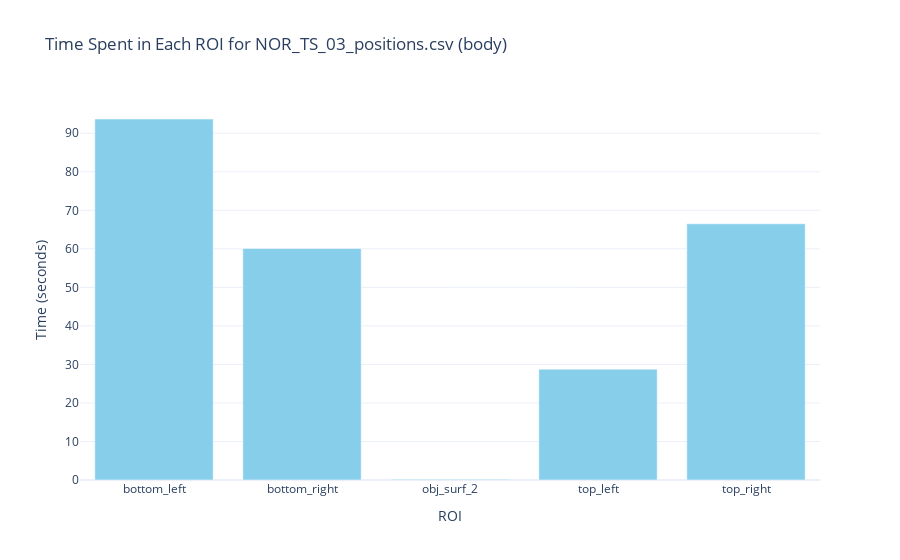

The notebook cell this image was saved under:
### Markdown cell above
---
#### 3. We can use the positions to measure time spent in each of the drawn ROIs.

If ROIs overlap, their order in the params.yaml file is critical. Those that come later in the list will always oclude the ones that come before. If a point is in multiple ROIs, it will be assigned the label of the one that was drawn last.

### Code cell
roi_activity = rst.detect_roi_activity(params, example_path, bodypart = 'body')
rst.plot_roi_activity(params, example_path, roi_activity, bodypart = 'body')

### Figure 1 — Plotly figure (JSON) as saved in the notebook; plotly's stock layout.template omitted (floating-point values rounded to 4 significant figures)
{"data": [{"marker": {"color": "skyblue"}, "type": "bar", "x": ["bottom_left", "bottom_right", "obj_surf_2", "top_left", "top_right"], "y": [93.7, 60.1, 0.2, 28.77, 66.5]}], "layout": {"title": {"text": "Time Spent in Each ROI for NOR_TS_03_positions.csv (body)"}, "xaxis": {"title": {"text": "ROI"}}, "yaxis": {"title": {"text": "Time (seconds)"}}}}
